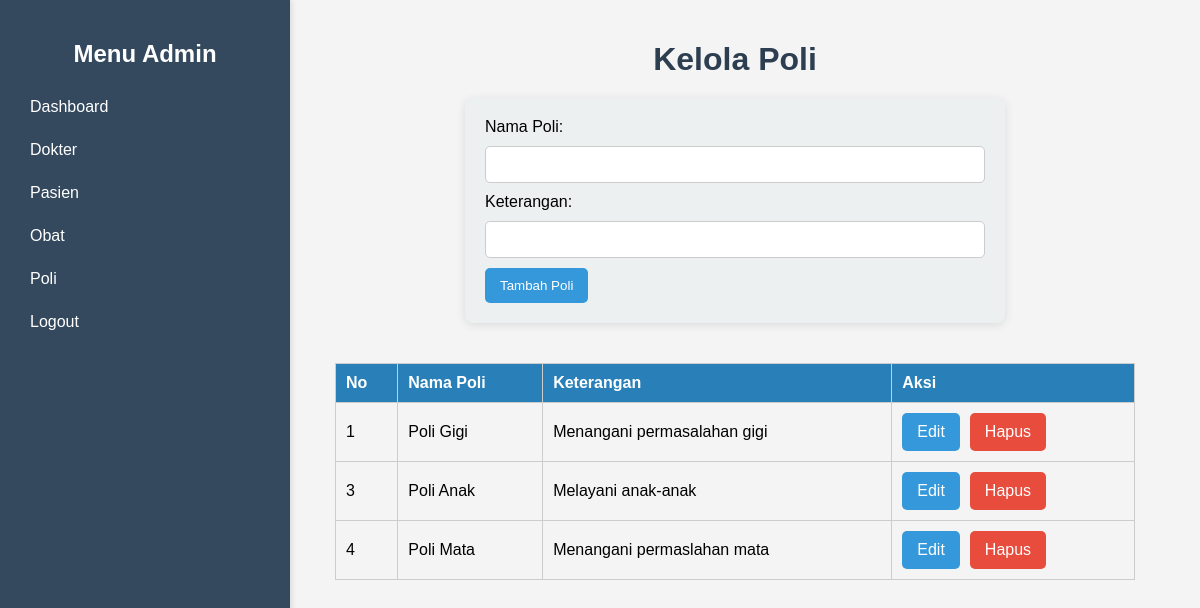
Page /pages/poli.php on the committed database.
### tables this page shows
CREATE TABLE `poli` (
  `id_poli` int(11) NOT NULL,
  `nama_poli` varchar(25) NOT NULL,
  `keterangan` text DEFAULT NULL
);

### pages/poli.php (the view, shortened to what this page needs)
<?php
include_once('../config/db.php');
$sql = "SELECT * FROM poli";
$result = $conn->query($sql);
?>
<!DOCTYPE html>
<html lang="en">
<head>
    <link rel="stylesheet" href="https://cdnjs.cloudflare.com/ajax/libs/font-awesome/5.15.4/css/all.min.css">
</head>
<body>
    <div class="sidebar">
        <h2>Menu Admin</h2>
        <a href="dashboard_admin.php">Dashboard</a>
        <a href="dokter.php">Dokter</a>
        <a href="pasien.php">Pasien</a>
        <a href="obat.php">Obat</a>
        <a href="poli.php">Poli</a>
        <a href="../logout.php">Logout</a>
    </div>
    <div class="content">
        <h1>Kelola Poli</h1>
        <form method="POST" action="">
            <?php if (isset($_GET['action']) && $_GET['action'] == 'edit' && isset($_GET['id'])): ?>
                <?php
                    $id_poli = $_GET['id'];
                    $edit_poli = null;
                    $sql_edit = "SELECT * FROM poli WHERE id_poli = $id_poli";
                    $result_edit = $conn->query($sql_edit);
                    if ($result_edit->num_rows > 0) {
                        $edit_poli = $result_edit->fetch_assoc();
                    }
                ?>
                <input type="hidden" name="action" value="edit">
                <input type="hidden" name="id_poli" value="<?php echo $edit_poli['id_poli']; ?>">
                <label>Nama Poli:</label>
                <input type="text" name="nama_poli" value="<?php echo htmlspecialchars($edit_poli['nama_poli']); ?>" required>
                <label>Keterangan:</label>
                <input type="text" name="keterangan" value="<?php echo htmlspecialchars($edit_poli['keterangan']); ?>" required>
                <button type="submit">Perbarui Poli</button>
            <?php else: ?>
                <label>Nama Poli:</label>
                <input type="text" name="nama_poli" required>
                <label>Keterangan:</label>
                <input type="text" name="keterangan" required>
                <button type="submit">Tambah Poli</button>
            <?php endif; ?>
        </form>
        <table>
            <tr>
                <th>No</th>
                <th>Nama Poli</th>
                <th>Keterangan</th>
                <th>Aksi</th>
            </tr>
            <?php
            if ($result->num_rows > 0) {
                while ($poli = $result->fetch_assoc()) {
                    echo "<tr>
                            <td>" . $poli['id_poli'] . "</td>
                            <td>" . htmlspecialchars($poli['nama_poli']) . "</td>
                            <td>" . htmlspecialchars($poli['keterangan']) . "</td>
                            <td>
                                <div class='action-links'>
                                    <a href='?action=edit&id=" . $poli['id_poli'] . "' class='btn'>
                                        Edit
                                    </a>
                                    <a href='?action=delete&id_poli=" . $poli['id_poli'] . "' class='btn btn-danger' onclick=\"return confirm('Apakah Anda yakin ingin menghapus poli ini?');\">
                                        Hapus
                                    </a>
                                </div>
                            </td>
                          </tr>";
                }
            } else {
                echo "<tr><td colspan='4'>Tidak ada data poli.</td></tr>";
            }
            ?>
        </table>
    </div>
</body>
</html>

### pages/poli.php (style rules this page uses)
body { font-family: 'Arial', sans-serif; margin: 0; padding: 0; background-color: #f4f4f4; }
.sidebar { width: 250px; background-color: #34495e; color: white; padding: 20px; height: 100vh; position: fixed; box-shadow: 2px 0 5px rgba(0, 0, 0, 0.1); }
.sidebar h2 { text-align: center; margin-bottom: 20px; font-size: 24px; }
.sidebar a { display: block; color: white; text-decoration: none; padding: 10px; margin: 5px 0; border-radius: 5px; transition: background-color 0.3s, padding-left 0.3s; }
.content { margin-left: 270px; padding: 20px; flex-grow: 1; display: flex; flex-direction: column; align-items: center; }
h1 { color: #2c3e50; margin-bottom: 20px; }
form { background-color: #ecf0f1; padding: 20px; border-radius: 8px; box-shadow: 0 2px 10px rgba(0, 0, 0, 0.1); margin-bottom: 20px; width: 100%; max-width: 500px; }
form input, form select { padding: 10px; margin: 10px 0; border: 1px solid #ccc; border-radius: 5px; width: calc(100% - 22px); }
form button { padding: 10px 15px; background-color: #3498db; color: white; border: none; border-radius: 5px; cursor: pointer; transition: background-color 0.3s; }
table { width: 100%; border-collapse: collapse; margin-top: 20px; max-width: 800px; }
table, th, td { border: 1px solid #ccc; }
th, td { padding: 10px; text-align: left; }
th { background-color: #2980b9; color: white; }
.action-links { display: flex; gap: 10px; }
.action-links a { padding: 10px 15px; background-color: #3498db; color: white; text-decoration: none; border-radius: 5px; transition: background-color 0.3s, transform 0.2s, box-shadow 0.2s; }
.action-links a.btn-danger { background-color: #e74c3c; }

### rows in the picture
poli: id_poli "1", nama_poli "Poli Gigi", keterangan "Menangani permasalahan gigi"
poli: id_poli "3", nama_poli "Poli Anak", keterangan "Melayani anak-anak"
poli: id_poli "4", nama_poli "Poli Mata", keterangan "Menangani permaslahan mata"
